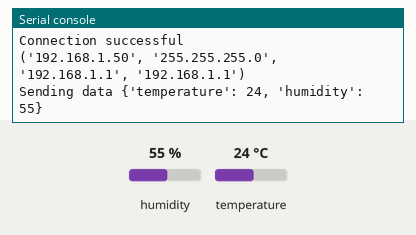
A program run on a simulated ESP8266 board running MicroPython. Parts: the last lines printed to the serial console. Inputs (shaded band) come from the test bench; at power-on: humidity 55 %, temperature 24 °C. WiFi joins after 1.5 s; no MQTT or app messages arrive unless stated; values from a settings file that is not in the repository are placeholders.

Above: at 2.7 s.
2.8 s: humidity set to 22 %
At 10.6 s:
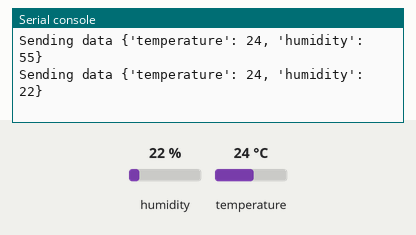
10.9 s: temperature set to 12 °C
At 18.4 s:
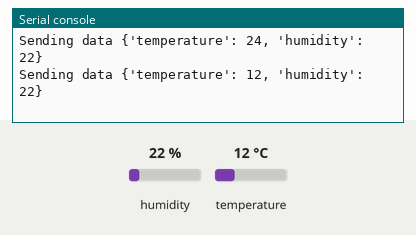
19.0 s: humidity set to 40 %
At 27.3 s:
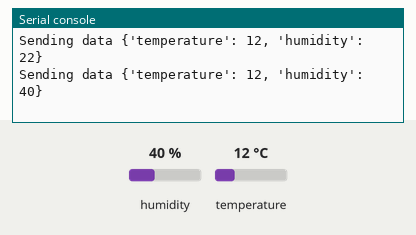
Timing chart, 0 to 28.8 s (numbered marks = the images above; inputs shaded):
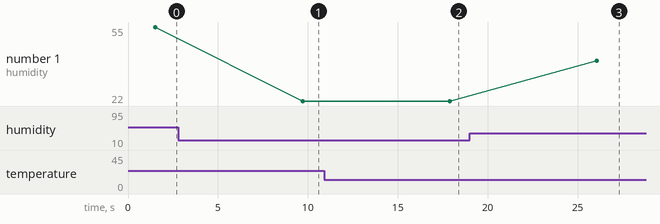

The program:

main.py
```python
# This piece of code collects temperature and humidity values from the DHT11 temperature
# and humidity sensor and transmits them to the mqtt broker

import connectWifi
import time
import config
import json
from dht import DHT11
from machine import Pin
from umqtt.simple import MQTTClient

# connect to wifi first
connectWifi.connect()

# set the pin for reading the humidity ant temperature values
d = DHT11(Pin(2))

SERVER = config.MQTT_CONFIG['MQTT_HOST']
PORT = config.MQTT_CONFIG['PORT']
SENSOR_ID = config.MQTT_CONFIG['SENSOR_ID']
PUB_TOPIC = config.MQTT_CONFIG['PUB_TOPIC']

# function for reading the temperature and humidity values
def read_sensor():
    d.measure()
    return {
        "temperature": d.temperature(),
        "humidity": d.humidity()
    }

# function for sending the temperature and humidity values
def send(data):
    c = MQTTClient(SENSOR_ID, SERVER, 1883)
    c.connect()
    c.publish(PUB_TOPIC, json.dumps(data))
    c.disconnect()


def main():
    while True:
        # get the values for temperature and humidity
        data = read_sensor()
        print("Sending data", data)
        # transmit the values for temperature and humidity
        send(data)
        # delay for 8 seconds before reading the values again
        time.sleep(8)


if __name__ == "__main__":
    main()
```

connectWifi.py
```python
# Set up connection to wifi access point
def connect():
    import network
    import config

    ssid = config.WIFI_CONFIG['WIFI_ESSID']

    password = config.WIFI_CONFIG['WIFI_PASSWORD']

    station = network.WLAN(network.STA_IF)

    if station.isconnected() == True:
        print("Already connected")

    station.active(True)
    station.connect(ssid, password)

    while station.isconnected() == False:
        pass

    print("Connection successful")
    print(station.ifconfig())
```

Measured:
- after the input at 2.8 s, the serial console: prints a new line after 6.9 s (image 1)
- after the input at 10.9 s, the serial console: prints a new line after 7.0 s (image 2)
- after the input at 19.0 s, the serial console: prints a new line after 7.1 s (image 3)
- plotted number 1: 55 → 22 after the input at 2.8 s, 22 → 40 after the input at 19.0 s
